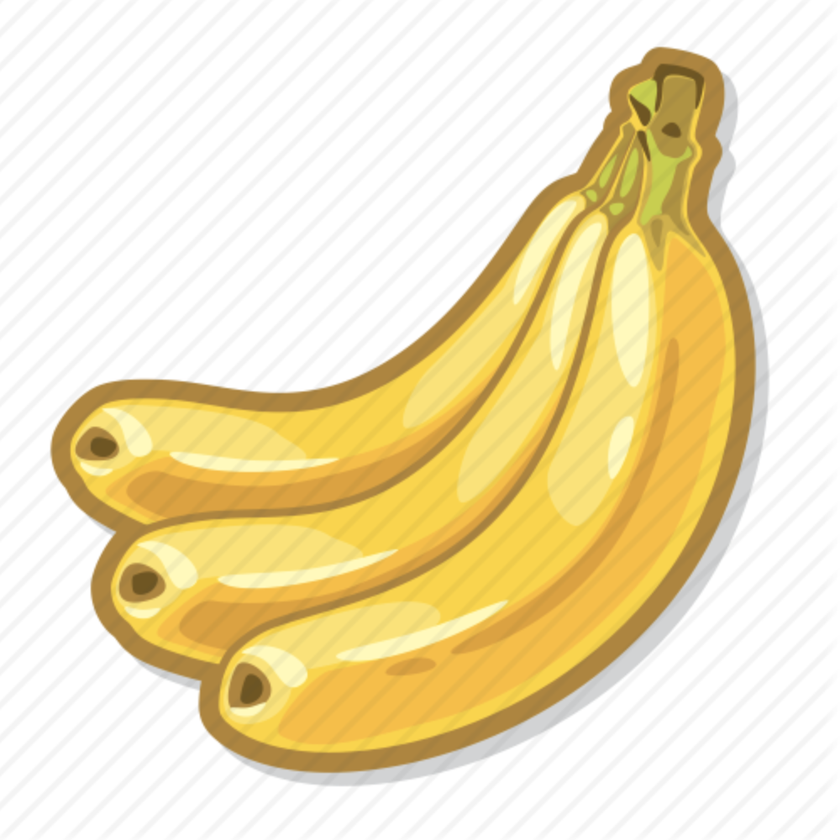
#> input picture augmix/banana2.png, 840 x 840 px, shrunk from 1000 x 1000 before the run
$ python augment_and_mix.py banana2.png
#> lines starting #> are read from the running program, lines starting #| are printed output that depends on the picture
### augmix/augmentations.py
# Copyright 2019 Google LLC
#
# Licensed under the Apache License, Version 2.0 (the "License");
# you may not use this file except in compliance with the License.
# You may obtain a copy of the License at
#
#     https://www.apache.org/licenses/LICENSE-2.0
#
# Unless required by applicable law or agreed to in writing, software
# distributed under the License is distributed on an "AS IS" BASIS,
# WITHOUT WARRANTIES OR CONDITIONS OF ANY KIND, either express or implied.
# See the License for the specific language governing permissions and
# limitations under the License.
# ==============================================================================
"""Base augmentations operators."""

import torch
import numpy as np
from PIL import Image, ImageOps, ImageEnhance
from sys import argv as args

# https://github.com/hendrycks/robustness
# from imagenet_c import corruptions
# corruption_options = [
#     corruptions.gaussian_noise,
#     corruptions.shot_noise,
#     corruptions.impulse_noise,
#     corruptions.speckle_noise,
#     corruptions.fgsm,
#     corruptions.gaussian_blur,
#     corruptions.glass_blur,
#     corruptions.defocus_blur,
#     corruptions.motion_blur,
#     corruptions.zoom_blur,
#     corruptions.fog,
#     corruptions.frost,
#     corruptions.snow,
#     corruptions.spatter,
#     corruptions.contrast,
#     corruptions.brightness,
#     corruptions.saturate,
#     corruptions.jpeg_compression,
#     corruptions.pixelate,
#     corruptions.elastic_transform,
# ]

# ImageNet code should change this value
IMAGE_SIZE = 1000
# CIFAR-10 constants
MEAN = [0.4914, 0.4822, 0.4465]
STD = [0.2023, 0.1994, 0.2010]

# [10 lines left out: function int_parameter, not called in this run]


def float_parameter(level, maxval):
    """Helper function to scale `val` between 0 and maxval.
    Args:
      level: Level of the operation that will be between [0, `PARAMETER_MAX`].
      maxval: Maximum value that the operation can have. This will be scaled to
        level/PARAMETER_MAX.
    Returns:
      A float that results from scaling `maxval` according to `level`.
    """
    return float(level) * maxval / 10.


def sample_level(n):
    return np.random.uniform(low=0.1, high=n)


def autocontrast(pil_img, _):
    return ImageOps.autocontrast(pil_img)


def equalize(pil_img, _):
    return ImageOps.equalize(pil_img)


def posterize(pil_img, level):
    level = int_parameter(sample_level(level), 4)
    return ImageOps.posterize(pil_img, 4 - level)


# [5 lines left out: function rotate, not called in this run]


def solarize(pil_img, level):
    level = int_parameter(sample_level(level), 256)
    return ImageOps.solarize(pil_img, 256 - level)


def shear_x(pil_img, level):
    level = float_parameter(sample_level(level), 0.3)
    if np.random.uniform() > 0.5:
        level = -level
    return pil_img.transform((IMAGE_SIZE, IMAGE_SIZE),
                             Image.AFFINE, (1, level, 0, 0, 1, 0),
                             resample=Image.BILINEAR)


# [25 lines left out: functions shear_y, translate_x, translate_y, not called in this run]


# operation that overlaps with ImageNet-C's test set
def color(pil_img, level):
    level = float_parameter(sample_level(level), 1.8) + 0.1
    return ImageEnhance.Color(pil_img).enhance(level)


# operation that overlaps with ImageNet-C's test set
def contrast(pil_img, level):
    level = float_parameter(sample_level(level), 1.8) + 0.1
    return ImageEnhance.Contrast(pil_img).enhance(level)


# operation that overlaps with ImageNet-C's test set
def brightness(pil_img, level):
    level = float_parameter(sample_level(level), 1.8) + 0.1
    return ImageEnhance.Brightness(pil_img).enhance(level)


# operation that overlaps with ImageNet-C's test set
def sharpness(pil_img, level):
    level = float_parameter(sample_level(level), 1.8) + 0.1
    return ImageEnhance.Sharpness(pil_img).enhance(level)

# [6 lines left out: function normalize, not called in this run]

augmentations = [
    autocontrast, equalize, posterize, rotate, solarize, shear_x, shear_y,
    translate_x, translate_y
]

augmentations_all = [
    autocontrast, equalize, posterize, rotate, solarize, shear_x, shear_y,
    translate_x, translate_y, color, contrast, brightness, sharpness
]


# [26 lines left out: function augmix, not called in this run]

# [10 lines that do not run on import are left out]

### augmix/augment_and_mix.py
# Copyright 2019 Google LLC
#
# Licensed under the Apache License, Version 2.0 (the "License");
# you may not use this file except in compliance with the License.
# You may obtain a copy of the License at
#
#     https://www.apache.org/licenses/LICENSE-2.0
#
# Unless required by applicable law or agreed to in writing, software
# distributed under the License is distributed on an "AS IS" BASIS,
# WITHOUT WARRANTIES OR CONDITIONS OF ANY KIND, either express or implied.
# See the License for the specific language governing permissions and
# limitations under the License.
# ==============================================================================
"""Reference implementation of AugMix's data augmentation method in numpy."""
import augmentations
import numpy as np
from PIL import Image
from sys import argv as args
import cv2

# CIFAR-10 constants
MEAN = [0.4914, 0.4822, 0.4465]
STD = [0.2023, 0.1994, 0.2010]
imglst = []
size = 0

# [66 lines left out: functions normalize, apply_op, augment_and_mix, not called in this run]

if __name__ == '__main__':
  npimage = cv2.imread(args[1], 1)
#> npimage is the input picture: shape (840, 840, 3); mean B, G, R 186.9, 226, 240.2
  # npimage = npimage.astype('float32')
  """
  cv2.imshow('first', npimage)#np.hstack((image_out, npimage)))
  cv2.waitKey(0)
  cv2.destroyAllWindows()
  image_out, imglist = augment_and_mix(npimage, severity=1)
  print(len(imglist))
  for imagg in imglist:
    cv2.imshow(imagg[0], imagg[1])#np.hstack((image_out, npimage)))
    cv2.waitKey(0)
    cv2.destroyAllWindows()
    """
  # newim = apply_op(npimage, augmentations.augmentations[0], 2)
  newim = np.asarray(augmentations.augmentations[5](Image.fromarray(npimage), 23))
#> in shear_x, `return pil_img.transform((IMAGE_SIZE, IMAGE_SIZE), Image.AFFINE, (1, l..`:
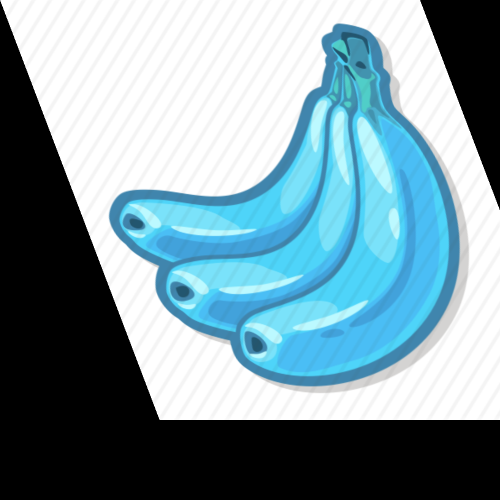
#> returned value: PIL image 1000x1000 RGB (shown at 1/2 size); mean R, G, B 123.4, 150.9, 160.9
  cv2.imshow('augmix img', newim)
  cv2.waitKey(0)
  # cv2.destroyAllWindows()

$ run again, on augmix/grapes.png
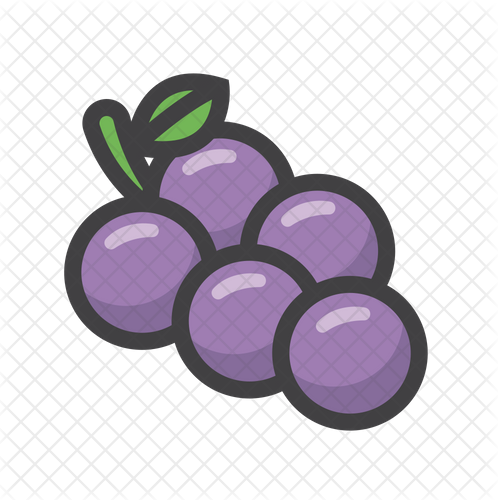
#> input picture augmix/grapes.png, 498 x 500 px
#> npimage is the input picture: shape (500, 498, 3); mean B, G, R 210.4, 201.7, 207.1
#> in shear_x, `return pil_img.transform((IMAGE_SIZE, IMAGE_SIZE), Image.AFFINE, (1, l..`:
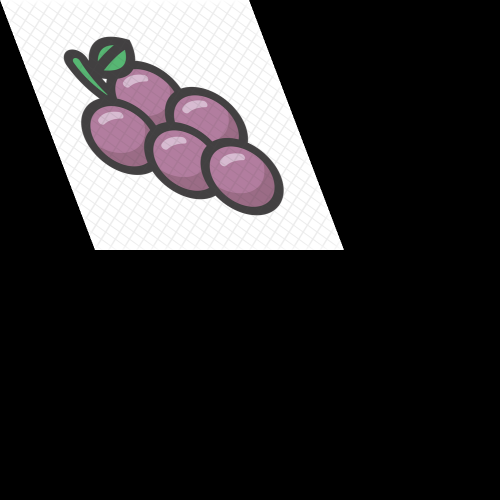
#> returned value: PIL image 1000x1000 RGB (shown at 1/2 size); mean R, G, B 52.3, 50.2, 51.5
